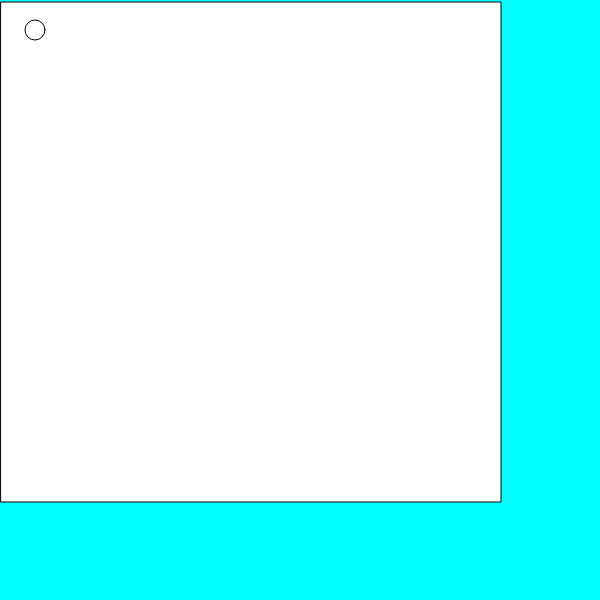
Frame 1 (no input)
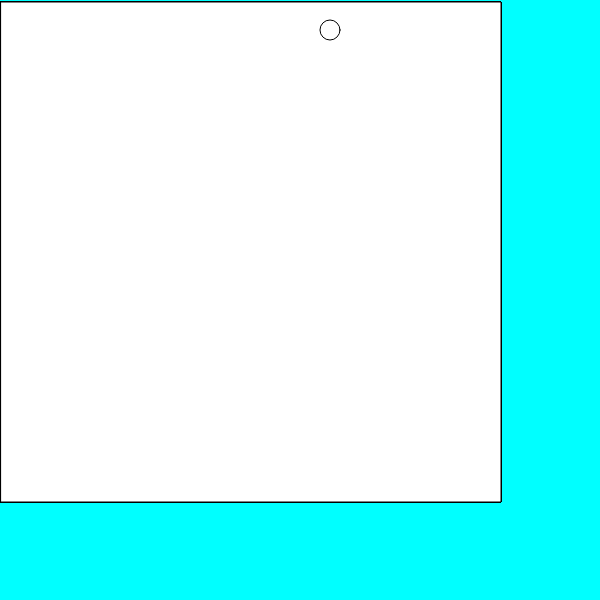
Frame 60 (no input)
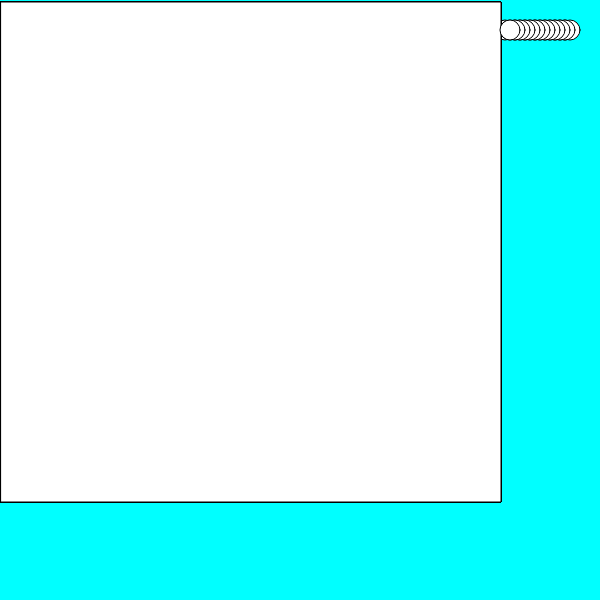
Frame 120 (the mouse pressed at the canvas centre since frame 60)

The p5.js sketch that drew these frames (run headless with seeded random() and noise() and a simulated clock; from frame 60 on, the mouse is pressed at the canvas centre):

// p5.js sketch
// ── sketch.js
let x = 30;
let y = 30;
let directions = [true, false];
let xDirection = directions[0];
function setup(){
    createCanvas(600, 600);
    background(0, 255, 255);
};

function drawCircle(){
    console.log(x)

    if(xDirection == true && x < 570) {
        x += 5;
    }
    else if(xDirection == false && x > 10){
        console.log('reverse');
        x -= 5;
    }
    if(x == 570 || x == 10) {
        xDirection = !xDirection;
    }
    circle(x, y, 20);
};

function draw(){
    rect(1, 2, 500, 500);
    drawCircle();
};
